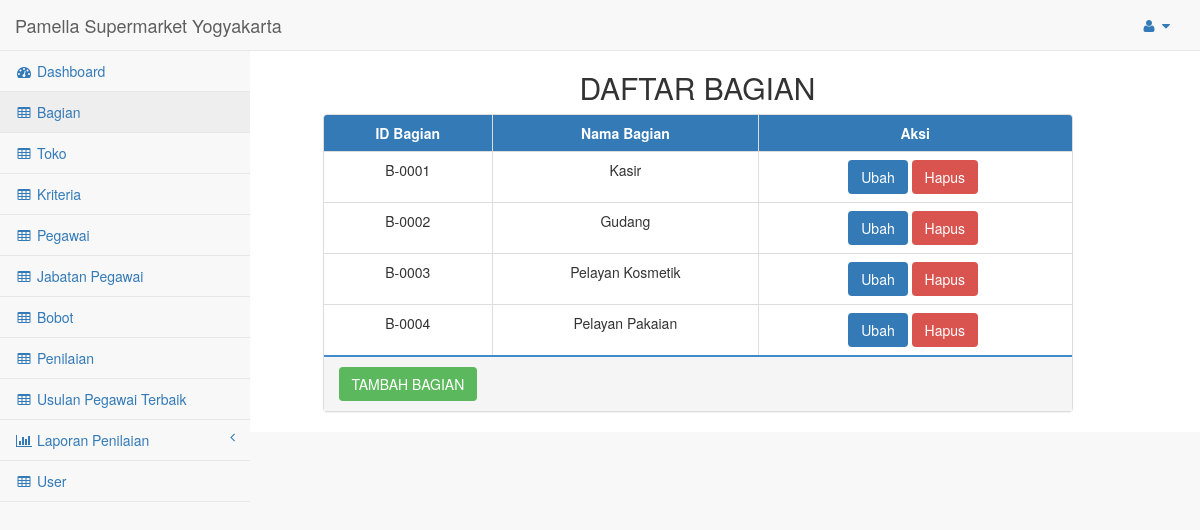
The app's page /pages/index.php?navigasi=bagian&crud=view (signed in) with its own data.
### tables this page shows
CREATE TABLE `bagian` (
  `id_bagian` char(8) NOT NULL,
  `bagian` varchar(20) NOT NULL
);

### include/kontrol/cek_user.php (called while the page is built, shortened)
<?php
    $username=$_SESSION['username'];
    $hak_akses=$_SESSION['hak_akses'];
    $cek_user=("SELECT user_name,hak_akses FROM user WHERE user_name ='$username' AND hak_akses=$hak_akses");
    $user_data=mysqli_query($db_link,$cek_user);
    $cek_jum=mysqli_num_rows($user_data);
    if($cek_jum==NULL || $cek_jum==0 || $cek_jum<>1){
        header("location:login.php");
    }
    else if($cek_jum==1){
        $data_user=mysqli_fetch_assoc($user_data);
    }
?>

### include/view/read/bagian_tampil.php (the view, shortened to what this page needs)
<div class="col-sm-8 col-sm-offset-3">
	<h2 class="text-center">DAFTAR BAGIAN</h2>
	<div class="panel-group">
		<div class="panel panel-default">
			<table class="table table-bordered table-hover text-center panel panel-primary">
				<thead class="panel-heading">
					<tr>
						<th class="text-center">ID Bagian</th>
						<th class="text-center">Nama Bagian</th>
						<th class="text-center">Aksi</th>
					</tr>
				</thead>
				<tbody>
					<?php
							$sql = "select * from bagian order by id_bagian";
							$hasil = mysqli_query($db_link,$sql);
							while ($data=mysqli_fetch_array($hasil)) {
							echo "<tr>";
								echo "<td>{$data['id_bagian']}</td>
											<td>{$data['bagian']}</td>
											<td>";
											 if($hak_akses==0 || $hak_akses==2 ){
												echo "<a class='btn btn-primary ubah' ref='".$data['id_bagian']."'>Ubah</a>
												<a class='btn btn-danger hapus' ref='".$data['id_bagian']."'>Hapus</a>&nbsp;";
											}
										echo"	</td>";
							echo "</tr>";
						}
					?>
				</tbody>
			</table>
						<hr style="height:2px; border:none;margin:0; color:#000; background-color:#428bca;">
			<div class="panel-heading">
					<div class="row">
						<div class="col-sm-12">
						<?php
							 if($hak_akses==0 || $hak_akses==2 ){
						echo '	<button type="button" id="tambah" class="btn btn-success">TAMBAH BAGIAN</button>';
							 }
						?>
						</div>
					</div>
			</div>
		</div>
	</div>
</div>

### records on screen
bagian: id_bagian "B-0001", bagian "Kasir"
bagian: id_bagian "B-0002", bagian "Gudang"
bagian: id_bagian "B-0003", bagian "Pelayan Kosmetik"
bagian: id_bagian "B-0004", bagian "Pelayan Pakaian"
